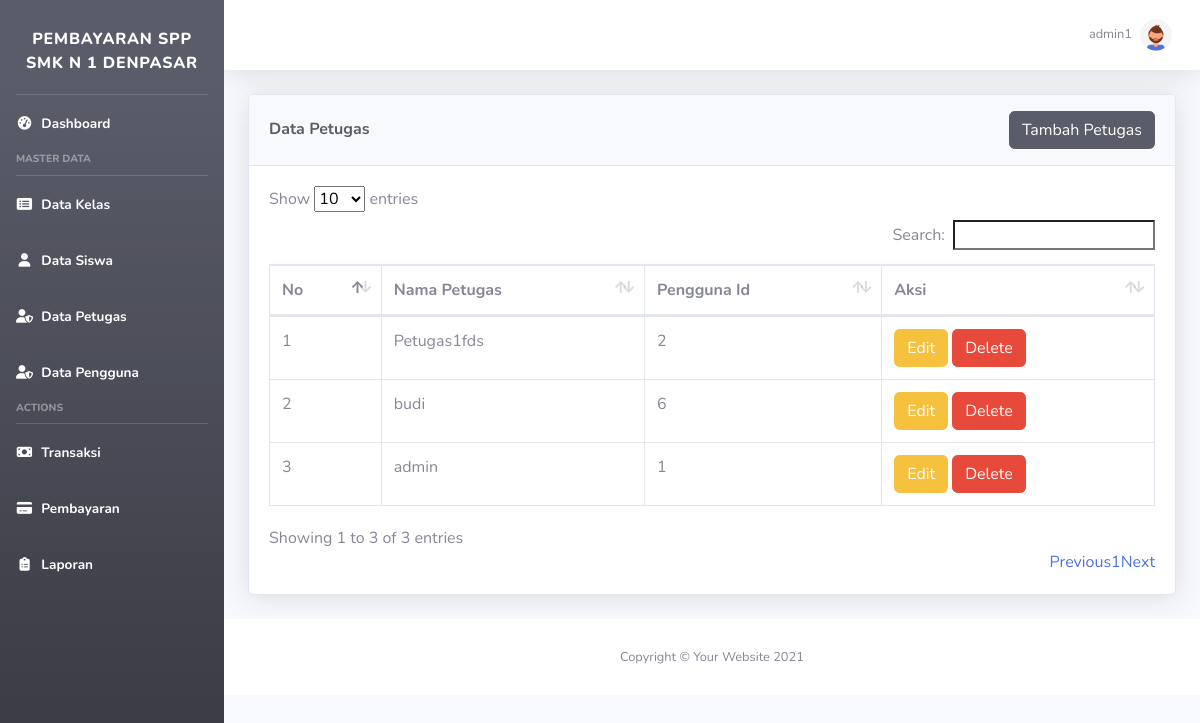
/public/petugas (signed in), run on the app's committed database.
### tables this page shows
CREATE TABLE `petugas` (
  `petugas_id` int(11) NOT NULL,
  `nama` varchar(50) NOT NULL,
  `pengguna_id` int(11) NOT NULL
);

### app/core/Controller.php (called while the page is built, shortened)
<?php
class Controller {
    public function view($view, $data = [])
    {
        require_once "../app/view/$view.php";
    }
    public function model($model)
    {
        return new $model;
    }
}

### app/controllers/Petugas.php (called while the page is built, shortened)
<?php
class Petugas extends Controller
{
    public function index()
    {
        $data['title'] = 'Petugas';
        $data['petugas'] = $this->model('Petugas_models')->getDataPetugas();
        $this->view("pages/petugas/index", $data);
    }
}

### app/core/App.php (called while the page is built, shortened)
<?php
class App {
    protected $controller = 'Dashboard',
              $method = "index",
              $params = [];
    public function __construct()
    {
        $this->controller = new $this->controller;
        call_user_func_array([$this->controller, $this->method], $this->params);
    }
}

### public/index.php (called while the page is built, shortened)
<?php
$app=new App();

### app/core/Model.php (called while the page is built, shortened)
<?php
class Model {
    private $host = DB_HOST,
            $user = DB_USER,
            $pass = DB_PASS,
            $db_name = DB_NAME,
            $dbh,
            $stmt;
    public function __construct()
    {
        $dsn = "mysql:host={$this->host};dbname={$this->db_name}";
        $options = [
            PDO::ATTR_PERSISTENT => true,
            PDO::ATTR_ERRMODE => PDO::ERRMODE_EXCEPTION
        ];
        try {
            $this->dbh = new PDO($dsn, $this->user, $this->pass, $options);
        } catch(PDOException $e) {
            die($e->getMessage());
        }
    }
    public function query($query)
    {
        $this->stmt = $this->dbh->prepare($query);
    }
    public function execute()
    {
        $this->stmt->execute();
    }
    public function all()
    {
        $this->execute();
        return $this->stmt->fetchAll(PDO::FETCH_ASSOC);
    }
}

### app/models/Petugas_models.php (called while the page is built, shortened)
<?php
class Petugas_models extends Model {
    private $tabel = "petugas",
            $db;
    public function __construct() {
        $this->db = new Model;
    }
    public function getDataPetugas()
    {
        $query = "SELECT * FROM petugas";
        $this->db->query($query);
        $this->db->execute();
        return $this->db->All();
    }
}

### app/view/pages/petugas/index.php (the view, shortened to what this page needs)
<div class="container-fluid">
    <div class="card shadow mb-4">
    <div class="card-header py-3 d-flex justify-content-between align-items-center">
        <h6 class="m-0 font-weight-bold text-dark">Data Petugas</h6>
        <a href="<?= BASE_URL ?>/petugas/create" class="btn btn-dark">Tambah Petugas</a>
    </div>
    <div class="card-body">
        <div class="table-responsive">
            <table class="table table-bordered" id="dataTable" width="100%" cellspacing="0">
                <thead>
                    <tr>
                        <th>No</th>
                        <th>Nama Petugas</th>
                        <th>Pengguna Id</th>
                        <th>Aksi</th>
                    </tr>
                </thead>
                <tbody>
                    <?php $i =1; ?>
                    <?php foreach ($data['petugas'] as $petugas) : ?>
                    <tr>
                        <td><?= $i ?></td>
                        <td><?= $petugas['nama']?></td>
                        <td><?= $petugas['pengguna_id']?></td>
                        <td>
                            <a href="<?= BASE_URL; ?>/petugas/editForm/<?= $petugas['petugas_id']; ?>" class="btn btn-warning">Edit</a>
                            <a href="<?= BASE_URL; ?>/petugas/delete/<?= $petugas['petugas_id']; ?>" class="btn btn-danger">Delete</a>
                        </td>
                    </tr>
                    <?php $i++; ?>
                    <?php endforeach; ?>
                </tbody>
            </table>
        </div>
    </div>
</div>

### data on the page
petugas: nama "Petugas1fds", pengguna "2"
petugas: nama "budi", pengguna "6"
petugas: nama "admin", pengguna "1"

### other printed values
$_SESSION['userSession']['username'] "admin1"
